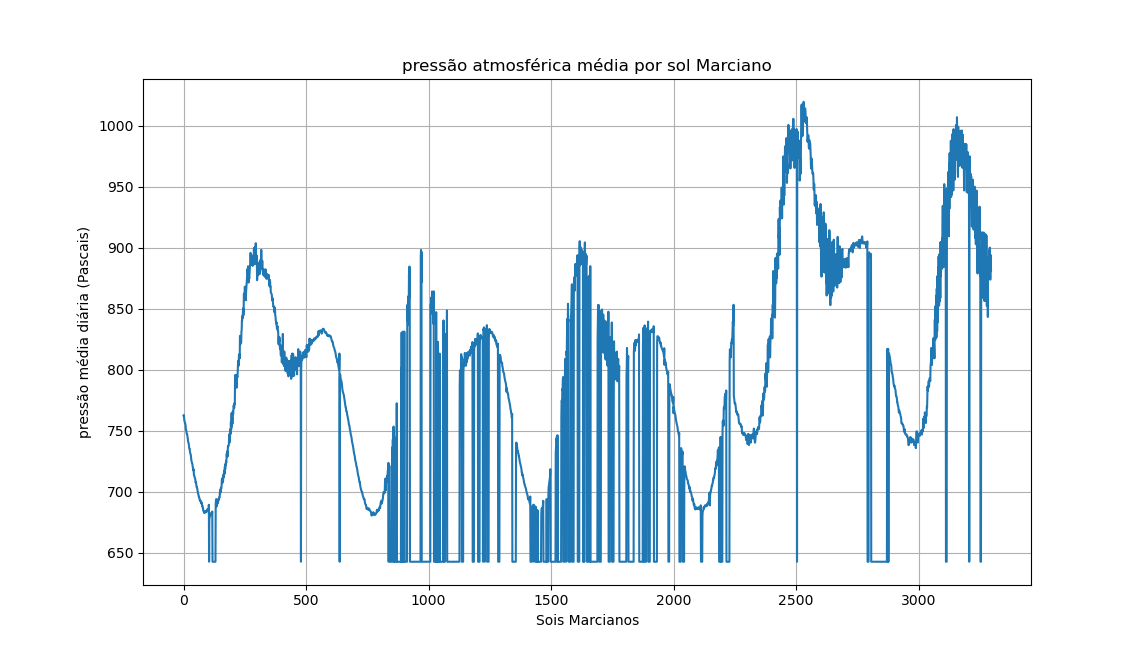

This figure's Python source:
#visualizar dados de pressão atmosférica
#marciana no espaço temporal de um sol marciano.

import json
import matplotlib.pyplot as plt

arquivo = open('../VIKING_I_LANDER/sol_pressao.json', 'r', encoding="utf-8")
dados = arquivo.read()
arquivo.close()

AUSENCIA = -9.999
dadosTratados = json.loads( dados )

def mediaAproximadaIterativa( listaDeListas, campoAlvo=0 ):
    somaIncremental = 0
    for elemento in listaDeListas:
        if elemento[campoAlvo] != AUSENCIA:
            somaIncremental += elemento[campoAlvo]
    return somaIncremental / len(listaDeListas)

media = mediaAproximadaIterativa( dadosTratados, 1 )

def converterMilibarParaPascal( milibares ):
    return milibares*100

#extrai dado de pressão do arquivo de texto formatado via shell Bash
def obterPressao():
    pressoes = []
    for elemento in dadosTratados:
        if elemento[1] != AUSENCIA:
            pressoes.append( converterMilibarParaPascal( elemento[1] ) )
        else:
            pressoes.append( converterMilibarParaPascal( media ) ) #GAMBIARRA
    return pressoes

plt.title("pressão atmosférica média por sol Marciano")
plt.ylabel("pressão média diária (Pascais)")
plt.xlabel("Sois Marcianos")
plt.plot( obterPressao() )
plt.grid()
plt.show()
